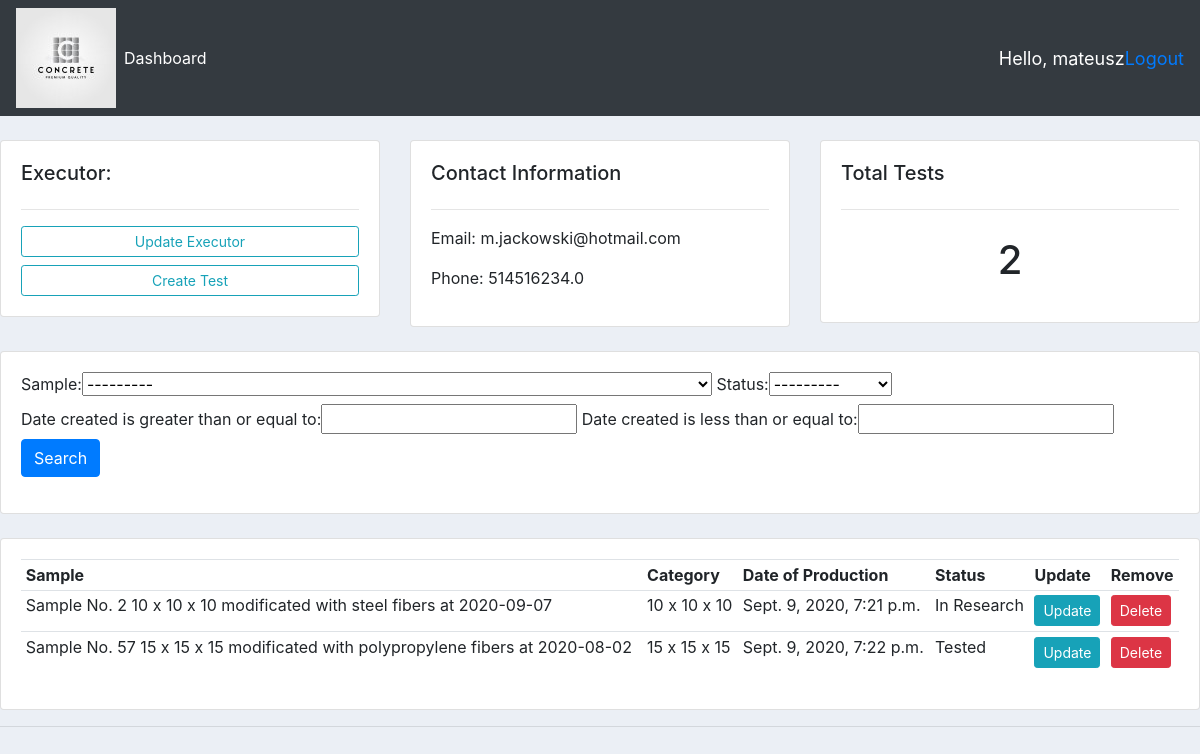
/executor/2/ (signed in), run on the app's committed database.
### accounts/models.py (models this page shows, shortened)
class Executor(models.Model):
    DEGREE = (
        ('Prof.', 'Prof.'),
        ('PhD', 'PhD'),
        ('MSc', 'MSc'),
        ('Eng.', 'Eng.'),
        ('---', '---')
    )
    user = models.OneToOneField(User, null=True, blank=True, on_delete=models.CASCADE)
    first_name = models.CharField(max_length=100, null=True)
    last_name = models.CharField(max_length=100, null=True)
    degree = models.CharField(max_length=100, choices=DEGREE, null=True)
    phone = models.FloatField(max_length=9, null=True)
    email = models.EmailField(null=True)
    profile_pic = models.ImageField(default="profile1.png", blank=True)
    date_created = models.DateTimeField(auto_now_add=True)

class Test(models.Model):
    STATUS = (
        ('In Production', 'In Production'),
        ('In Research', 'In Research'),
        ('Tested', 'Tested'),
    )
    executor = models.ForeignKey(Executor, null=True, on_delete=models.SET_NULL)
    sample = models.ForeignKey(Sample, null=True, on_delete=models.SET_NULL)
    date_created = models.DateTimeField(auto_now_add=True)
    status = models.CharField(max_length=32, null=True, choices=STATUS)

class Sample(models.Model):
    CATEGORY = (
        ('10 x 10 x 10', '10 x 10 x 10'),
        ('15 x 15 x 15', '15 x 15 x 15'),
        ('10 x 10 x 50', '10 x 10 x 50'),
        ('15 x 15 x 70', '15 x 15 x 70'),
    )
    MODIFICATION = (
        ('steel fibers', 'steel fibers'),
        ('glass fibers', 'glass fibers'),
        ('polypropylene fibers', 'polypropylene fibers'),
        ('kaoline', 'kaoline'),
        ('zeolite', 'zeolite'),
    )
    name = models.CharField(max_length=100, null=True)
    category = models.CharField(max_length=100, null=True, choices=CATEGORY)
    modification = models.CharField(max_length=100, null=True, choices=MODIFICATION)
    description = models.CharField(max_length=400, null=True)
    date_of_production = models.DateField(default=datetime.now())
    tags = models.ManyToManyField(Tag)
    def __str__(self):
        return f"{self.name} {self.category} modificated with {self.modification} at {self.date_of_production}"

### accounts/decorators.py (the view)
        def wrapper_func(request, *args, **kwargs):
            group = None
            if request.user.groups.exists():
                group = request.user.groups.all()[0].name
            if group in allowed_roles:
                return view_func(request, *args, **kwargs)
            else:
                return HttpResponse("You are not authorized!")

### accounts/views.py (called while the page is built)
@login_required(login_url='login')
@allowed_users(allowed_roles=['admin'])
def executor(request, pk):
    executor = Executor.objects.get(id=pk)
    tests = executor.test_set.all()
    test_count = tests.count()
    myFilter = TestFilter(request.GET, queryset=tests)
    tests = myFilter.qs
    ctx = {'executor': executor,
           'tests': tests,
           'test_count': test_count,
           'myFilter': myFilter}
    return render(request, 'accounts/executor.html', ctx)

### accounts/templates/accounts/executor.html
{%  extends 'accounts/main.html' %}
{% block content %}
<br>
<div class="row">
	<div class="col-md">
		<div class="card card-body">
			<h5>Executor: </h5>
			<hr>
			<a class="btn btn-outline-info  btn-sm btn-block" href="">Update Executor</a>
			<a class="btn btn-outline-info  btn-sm btn-block" href="{% url 'create_test' executor.id %}">Create Test</a>
		</div>
	</div>
	<div class="col-md">
		<div class="card card-body">
			<h5>Contact Information</h5>
			<hr>
			<p>Email: {{executor.email}}</p>
			<p>Phone: {{executor.phone}}</p>
		</div>
	</div>
	<div class="col-md">
		<div class="card card-body">
			<h5>Total Tests</h5>
			<hr>
			<h1 style="text-align: center;padding: 10px">{{test_count}}</h1>
		</div>
	</div>
</div>
<br>
<div class="row">
	<div class="col">
		<div class="card card-body">
			<form method="get">
				{{myFilter.form}}
		    <button class="btn btn-primary" type="submit">Search</button>
		  </form>
		</div>
	</div>
</div>
<br>
<div class="row">
	<div class="col-md">
		<div class="card card-body">
			<table class="table table-sm">
				<tr>
					<th>Sample</th>
					<th>Category</th>
					<th>Date of Production</th>
					<th>Status</th>
					<th>Update</th>
					<th>Remove</th>
				</tr>
				{% for test in tests %}
				<tr>
					<td>{{test.sample}}</td>
					<td>{{test.sample.category}}</td>
					<td>{{test.date_created}}</td>
					<td>{{test.status}}</td>
					<td><a class="btn btn-sm btn-info" href="{% url 'update_test' test.id %}">Update</a></td>
					<td><a class="btn btn-sm btn-danger" href="{% url 'delete_test' test.id %}">Delete</a></td>
				</tr>
				{% endfor %}
			</table>
		</div>
	</div>
</div>
{% endblock %}

### accounts/templates/accounts/navbar.html (shortened to what this page needs)
{% load static %}
<nav class="navbar navbar-expand-lg navbar-dark bg-dark">
  <img src="{% static 'images/logo.jpg' %}">
  <div class="collapse navbar-collapse" id="navbarNav">
    <ul class="navbar-nav">
      {% if request.user.is_staff %}
      <li class="nav-item active">
        <a class="nav-link" href="{% url 'home' %}">Dashboard</a>
      </li>
      {% else %}
      <li class="nav-item">
        <a class="nav-link" href="{% url 'samples' %}">Samples</a>
      </li>
      {% endif %}
    </ul>
  </div>
  <span class="hello-msg">Hello, {{request.user}} </span>
  <span class="hello-msg"><a href="{% url 'logout' %}">Logout</a></span>
</nav>

### static/css/main.css (style rules this page uses)
body { background-color: #ebeff5; }

### accounts/templates/accounts/navbar.html (style rules this page uses)
.hello-msg { font-size: 18px; color: #fff; morgin-right: 20px; }

### data on the page
Executor: email "m.jackowski@hotmail.com", phone "514516234.0"
Test: sample "Sample No. 2 10 x 10 x 10 modificated with steel fibers at 2020-09-07", sample.category "10 x 10 x 10", date_created "Sept. 9, 2020, 7:21 p.m.", status "In Research"
Test: sample "Sample No. 57 15 x 15 x 15 modificated with polypropylene fibers at 2020-08-02", sample.category "15 x 15 x 15", date_created "Sept. 9, 2020, 7:22 p.m.", status "Tested"

### other printed values
{{ request.user }} "mateusz"
{{ test_count }} "2"
